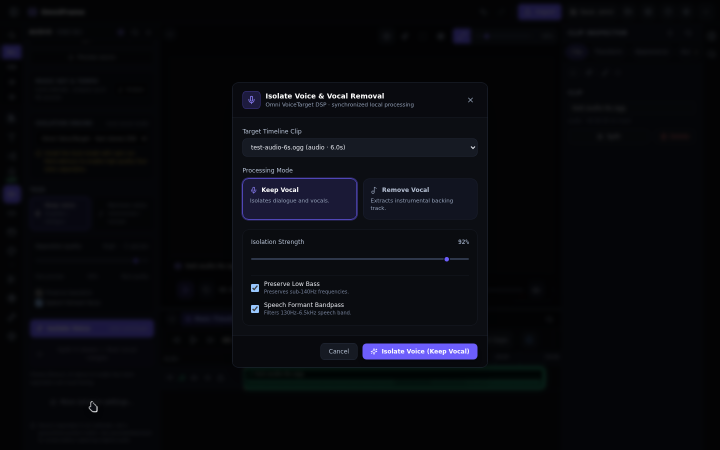
#> input picture qa/screenshots/voice-isolation-modal.png, 1440 x 900 px, found by its file name (shown at 1/2 size)
$ python verify-voice-isolation-opencv.py   (older library calls are emulated)
#> lines starting #> are read from the running program, lines starting #| are printed output that depends on the picture
import cv2
import numpy as np
import os
import json

ROOT = os.getcwd()
SHOTS = os.path.join(ROOT, "qa/screenshots")
CUTOUTS = os.path.join(ROOT, "evidence/cutouts")
os.makedirs(CUTOUTS, exist_ok=True)

metrics = {}

# 1. Process Voice Isolation Modal Screenshot
modal_img_path = os.path.join(SHOTS, "voice-isolation-modal.png")
if os.path.exists(modal_img_path):
    img = cv2.imread(modal_img_path)
#> img is the input picture: shape (900, 1440, 3); mean B, G, R 13.5, 9, 8
    h, w, c = img.shape
#> h = 900; w = 1440; c = 3
    # Modal is centered: extract center region (w: 450 to 990, h: 180 to 720)
    modal_crop = img[180:720, 450:990]
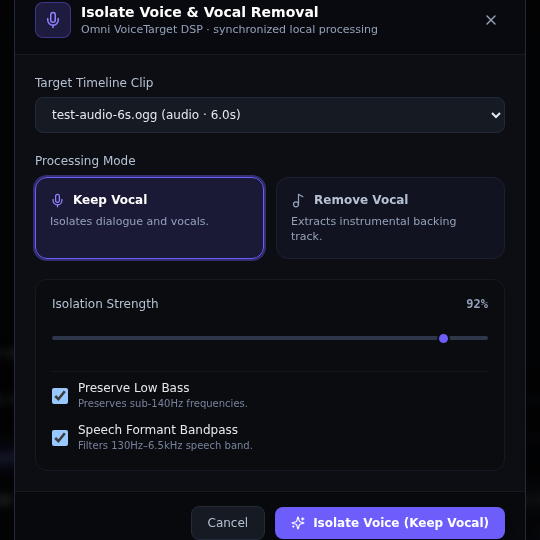
#> modal_crop: shape (540, 540, 3); mean B, G, R 33, 21.7, 20.1
    cut_modal_path = os.path.join(CUTOUTS, "cut-voice-isolation-modal.png")
    cv2.imwrite(cut_modal_path, modal_crop)

    # Calculate contrast and mean luminance
    gray = cv2.cvtColor(modal_crop, cv2.COLOR_BGR2GRAY)
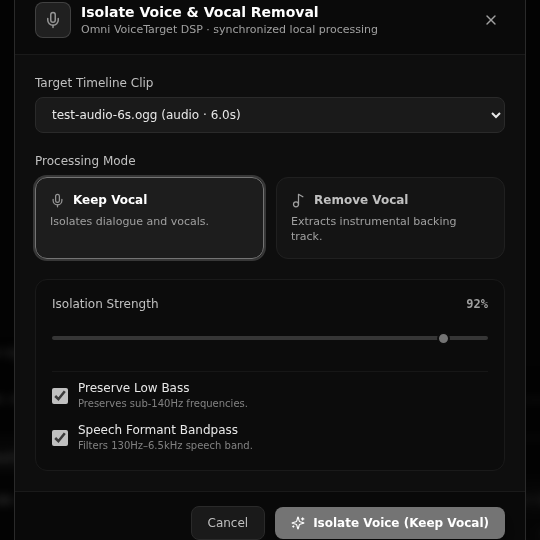
#> gray: shape (540, 540); min 2, max 255, mean 22.5
    mean_lum = float(np.mean(gray))
#> mean_lum = 22.52
    std_lum = float(np.std(gray))
#> std_lum = 32.21
    laplacian_var = float(cv2.Laplacian(gray, cv2.CV_64F).var())
#> laplacian_var = 2612.2

    metrics["modal"] = {
        "width": modal_crop.shape[1],
        "height": modal_crop.shape[0],
        "mean_luminance": mean_lum,
        "std_luminance": std_lum,
        "sharpness_laplacian": laplacian_var,
        "path": cut_modal_path
    }
    print(f"Modal Cutout saved: {cut_modal_path} (std: {std_lum:.2f}, sharpness: {laplacian_var:.2f})")
#| Modal Cutout saved: qa/evidence/cutouts/cut-voice-isolation-modal.png (std: 32.21, sharpness: 2612.25)

# 2. Process Voice Isolation Sidebar Panel Screenshot
panel_img_path = os.path.join(SHOTS, "voice-isolation-sidebar-panel.png")
if os.path.exists(panel_img_path):
    img = cv2.imread(panel_img_path)
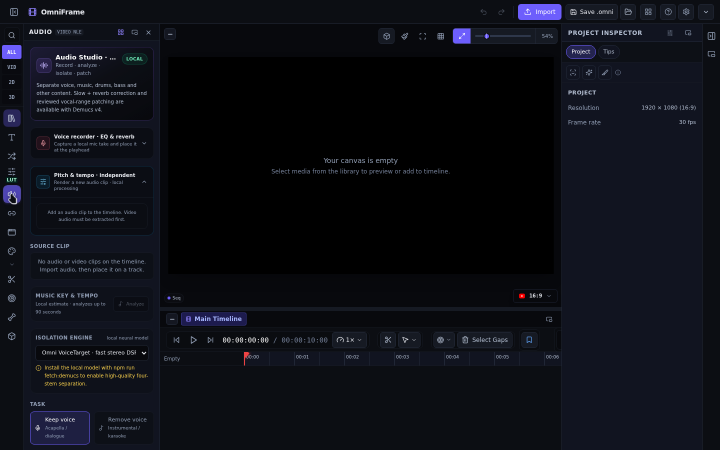
#> input picture qa/screenshots/voice-isolation-sidebar-panel.png, 1440 x 900 px, found by its file name (shown at 1/2 size)
#> img is the input picture: shape (900, 1440, 3); mean B, G, R 21.9, 15, 13.3
    # Left dock panel is located between x: 48 to 320, y: 40 to 600
    panel_crop = img[40:650, 48:320]
    cut_panel_path = os.path.join(CUTOUTS, "cut-voice-isolation-panel.png")
    cv2.imwrite(cut_panel_path, panel_crop)

    gray = cv2.cvtColor(panel_crop, cv2.COLOR_BGR2GRAY)
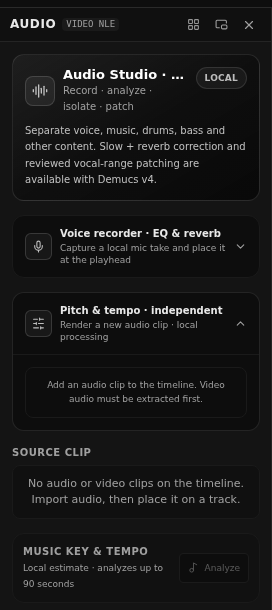
#> gray: shape (610, 272); min 9, max 255, mean 24.4
    mean_lum = float(np.mean(gray))
#> mean_lum = 24.39
    std_lum = float(np.std(gray))
#> std_lum = 30.33
    laplacian_var = float(cv2.Laplacian(gray, cv2.CV_64F).var())
#> laplacian_var = 4243.6

    metrics["panel"] = {
        "width": panel_crop.shape[1],
        "height": panel_crop.shape[0],
        "mean_luminance": mean_lum,
        "std_luminance": std_lum,
        "sharpness_laplacian": laplacian_var,
        "path": cut_panel_path
    }
    print(f"Panel Cutout saved: {cut_panel_path} (std: {std_lum:.2f}, sharpness: {laplacian_var:.2f})")
#| Panel Cutout saved: qa/evidence/cutouts/cut-voice-isolation-panel.png (std: 30.33, sharpness: 4243.64)

# 3. Process Context Menu Screenshot
ctx_img_path = os.path.join(SHOTS, "voice-isolation-context-menu.png")
if os.path.exists(ctx_img_path):
    img = cv2.imread(ctx_img_path)
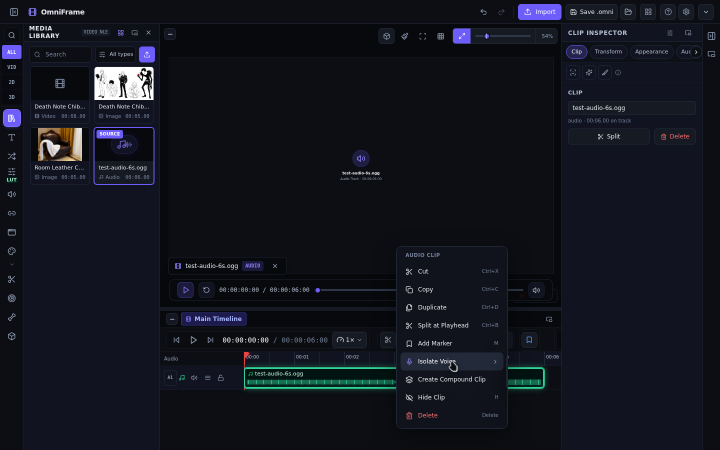
#> input picture qa/screenshots/voice-isolation-context-menu.png, 1440 x 900 px, found by its file name (shown at 1/2 size)
#> img is the input picture: shape (900, 1440, 3); mean B, G, R 30.1, 21.6, 18.6
    # Timeline context menu crop
    # Find bounding area of context menu
    gray = cv2.cvtColor(img, cv2.COLOR_BGR2GRAY)
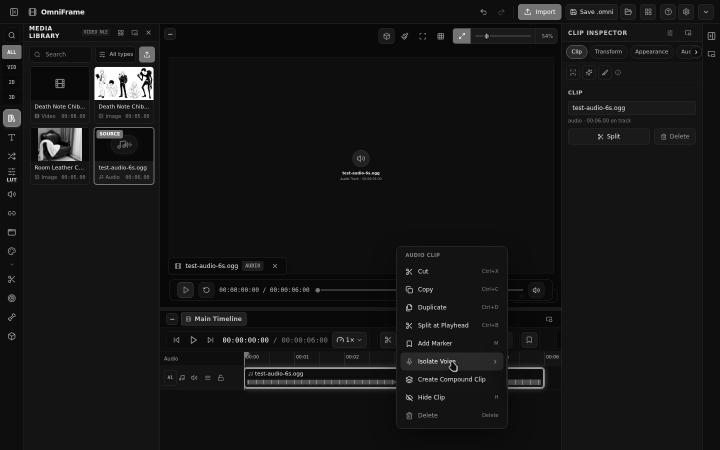
#> gray: shape (900, 1440) (shown at 1/2 size); min 0, max 255, mean 21.5
    # Context menu has dark purple/slate background with bright borders
    cut_ctx_path = os.path.join(CUTOUTS, "cut-voice-isolation-context-menu.png")
    # Grab timeline area where context menu is rendered (lower half)
    ctx_crop = img[400:850, 100:600]
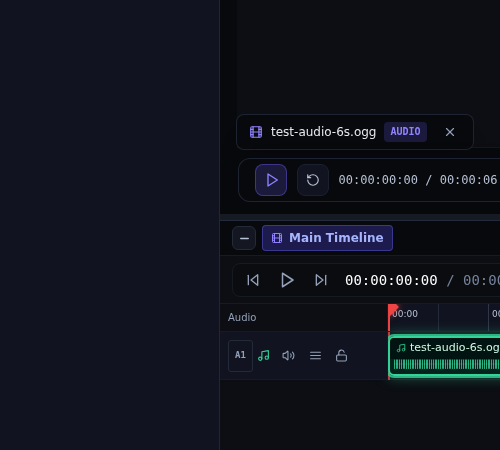
#> ctx_crop: shape (450, 500, 3); mean B, G, R 29.4, 20.4, 16.7
    cv2.imwrite(cut_ctx_path, ctx_crop)
    metrics["context_menu"] = {
        "width": ctx_crop.shape[1],
        "height": ctx_crop.shape[0],
        "path": cut_ctx_path
    }
    print(f"Context Menu Cutout saved: {cut_ctx_path}")

report_path = os.path.join(ROOT, "qa/reports/voice-isolation-opencv-metrics.json")
with open(report_path, "w") as f:
    json.dump(metrics, f, indent=2)
print("OpenCV verification completed successfully. Report written to:", report_path)
